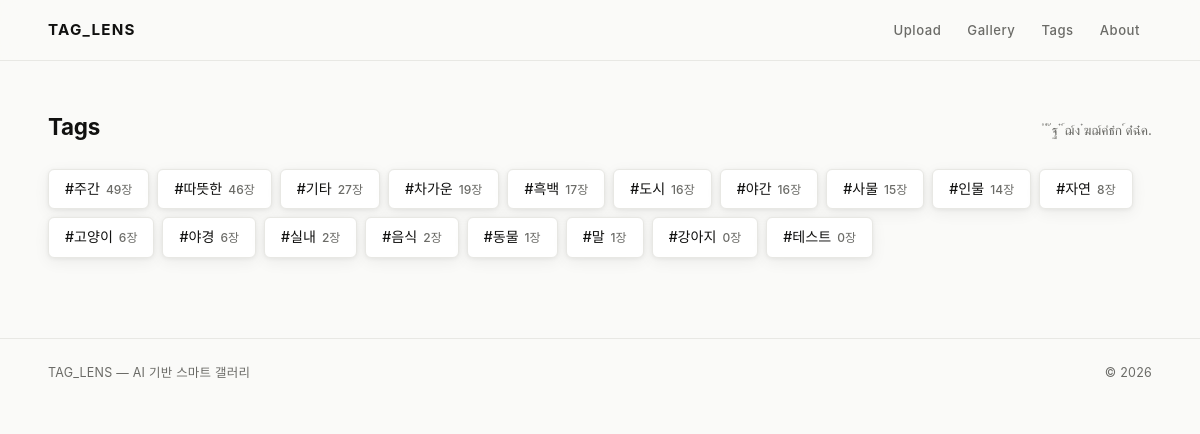
The app's page /tags with its own data.
### tables this page shows
CREATE TABLE tag (
                id INTEGER PRIMARY KEY AUTOINCREMENT,
                name TEXT NOT NULL UNIQUE
            );

### app.py (the view)
@app.route("/tags")
def tag_view():
    tag_counts = get_tag_counts()
    return render_template("tag_view.html", tag_counts=tag_counts)

### app.py (called while the page is built)
@app.before_request
def bootstrap_db() -> None:
    if "db_initialized" not in session:
        init_db()
        session["db_initialized"] = True

### database/database.py (called while the page is built)
def get_connection() -> sqlite3.Connection:
    conn = sqlite3.connect(DB_PATH)
    conn.row_factory = sqlite3.Row
    conn.execute("PRAGMA foreign_keys = ON")
    return conn

def get_tag_counts() -> list[sqlite3.Row]:
    with get_connection() as conn:
        return list(
            conn.execute(
                """
                SELECT t.name, COUNT(pt.photo_id) AS photo_count
                FROM tag t
                LEFT JOIN photo_tag pt ON pt.tag_id = t.id
                GROUP BY t.id, t.name
                ORDER BY photo_count DESC, t.name ASC
                """
            ).fetchall()
        )

### templates/tag_view.html (shortened to what this page needs)
{% extends 'base.html' %}
{% block content %}
<div class="section-head" style="margin-bottom:24px;">
    <h2 style="font-size:1.4rem;font-weight:700;letter-spacing:-.01em;color:var(--ink);text-transform:none;">Tags</h2>
    <p style="font-size:.85rem;color:var(--ink-2);">ํ ํ ๊ฐ ๋ ์ฌ์ง ๋ฆฌ์คํธ๋ก ์ด๋ํฉ๋๋ค.</p>
</div>
<div class="tag-big-grid">
    {% for row in tag_counts %}
    <a class="tag-big" href="{{ url_for('gallery', tag=row.name) }}">
        {{ row.name }}
        <span class="count">{{ row.photo_count }}장</span>
    </a>
    {% else %}
    <p style="color:var(--ink-2);">아직 생성된 태그가 없습니다.</p>
    {% endfor %}
</div>
{% endblock %}

### templates/base.html (shortened to what this page needs)
<!DOCTYPE html>
<html lang="ko">
<head>
    <link rel="stylesheet" href="{{ url_for('static', filename='css/style.css') }}">
</head>
<body>
    <header class="site-header">
        <div class="container nav-wrap">
            <a class="logo" href="{{ url_for('home') }}">TAG_LENS</a>
            <nav>
                <a href="{{ url_for('upload') }}">Upload</a>
                <a href="{{ url_for('gallery') }}">Gallery</a>
                <a href="{{ url_for('tag_view') }}">Tags</a>
                <a href="{{ url_for('about') }}">About</a>
            </nav>
        </div>
    </header>
    <main class="container">
        {% block content %}{% endblock %}
    </main>
    <footer class="site-footer">
        <div class="container footer-wrap">
            <p>TAG_LENS &mdash; AI 기반 스마트 갤러리</p>
            <p>&copy; 2026</p>
        </div>
    </footer>
</body>
</html>

### static/css/style.css (style rules this page uses)
*, *::before, *::after { box-sizing: border-box; margin: 0; padding: 0; }
:root { --bg: #fafaf8; --ink: #111110; --ink-2: #6b6b67; --line: #e8e8e4; --white: #ffffff; --accent: #111110; --danger: #b91c1c; --tag-bg: #f0f0ec; --tag-hover: #e4e4e0; --radius-sm: 6px; --radius-md: 12px; --radius-lg: 20px; --shadow: 0 1px 4px rgba(0,0,0,.06), 0 4px 16px rgba(0,0,0,.06); }
html { scroll-behavior: smooth; }
body { font-family: "Pretendard", "Noto Sans KR", -apple-system, BlinkMacSystemFont, sans-serif; background: var(--bg); color: var(--ink); line-height: 1.6; -webkit-font-smoothing: antialiased; }
a { color: inherit; text-decoration: none; }
.container { width: min(1160px, 92vw); margin: 0 auto; }
.site-header { position: sticky; top: 0; z-index: 100; background: rgba(250,250,248,.88); backdrop-filter: blur(12px); -webkit-backdrop-filter: blur(12px); border-bottom: 1px solid var(--line); }
.nav-wrap { display: flex; align-items: center; justify-content: space-between; height: 60px; }
.logo { font-size: .95rem; font-weight: 700; letter-spacing: .08em; text-transform: uppercase; }
nav { display: flex; gap: 2px; }
nav a { font-size: .82rem; font-weight: 500; letter-spacing: .04em; color: var(--ink-2); padding: 6px 12px; border-radius: var(--radius-sm); transition: background .15s, color .15s; }
main { padding: 48px 0 80px; }
.section-head { display: flex; align-items: baseline; justify-content: space-between; margin-bottom: 20px; }
.section-head h2 { font-size: 1rem; font-weight: 600; letter-spacing: .04em; text-transform: uppercase; color: var(--ink-2); }
.tag-big { display: inline-flex; align-items: center; gap: 6px; font-size: .88rem; font-weight: 500; background: var(--white); border: 1px solid var(--line); border-radius: var(--radius-sm); padding: 8px 16px; text-decoration: none; transition: border-color .15s, background .15s; box-shadow: var(--shadow); }
.tag-big .count { font-size: .75rem; color: var(--ink-2); }
.tag-big-grid { display: flex; flex-wrap: wrap; gap: 8px; }
.site-footer { border-top: 1px solid var(--line); padding: 24px 0; }
.footer-wrap { display: flex; align-items: center; justify-content: space-between; }
.footer-wrap p { font-size: .78rem; color: var(--ink-2); letter-spacing: .02em; }

### records on screen
tag: name "#주간", photo_count "49"
tag: name "#따뜻한", photo_count "46"
tag: name "#기타", photo_count "27"
tag: name "#차가운", photo_count "19"
tag: name "#흑백", photo_count "17"
tag: name "#도시", photo_count "16"
tag: name "#야간", photo_count "16"
tag: name "#사물", photo_count "15"
tag: name "#인물", photo_count "14"
tag: name "#자연", photo_count "8"
tag: name "#고양이", photo_count "6"
tag: name "#야경", photo_count "6"
tag: name "#실내", photo_count "2"
tag: name "#음식", photo_count "2"
tag: name "#동물", photo_count "1"
tag: name "#말", photo_count "1"
tag: name "#강아지", photo_count "0"
tag: name "#테스트", photo_count "0"
